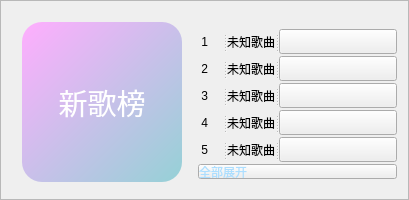
                                    <widget class="QFrame" name="frame_tab_index_music_m_Ranking_up_3">
                                     <property name="minimumSize">
                                      <size>
                                       <width>0</width>
                                       <height>200</height>
                                      </size>
                                     </property>
                                     <property name="maximumSize">
                                      <size>
                                       <width>16777215</width>
                                       <height>200</height>
                                      </size>
                                     </property>
                                     <property name="styleSheet">
                                      <string notr="true"/>
                                     </property>
                                     <property name="frameShape">
                                      <enum>QFrame::StyledPanel</enum>
                                     </property>
                                     <property name="frameShadow">
                                      <enum>QFrame::Raised</enum>
                                     </property>
                                     <layout class="QHBoxLayout" name="horizontalLayout_31">
                                      <item>
                                       <widget class="QWidget" name="widget_tab_index_music_m_Ranking_up_5" native="true">
                                        <property name="minimumSize">
                                         <size>
                                          <width>180</width>
                                          <height>180</height>
                                         </size>
                                        </property>
                                        <property name="maximumSize">
                                         <size>
                                          <width>180</width>
                                          <height>180</height>
                                         </size>
                                        </property>
                                        <property name="styleSheet">
                                         <string notr="true"/>
                                        </property>
                                        <layout class="QVBoxLayout" name="verticalLayout_54">
                                         <property name="spacing">
                                          <number>0</number>
                                         </property>
                                         <property name="leftMargin">
                                          <number>0</number>
                                         </property>
                                         <property name="topMargin">
                                          <number>0</number>
                                         </property>
                                         <property name="rightMargin">
                                          <number>0</number>
                                         </property>
                                         <property name="bottomMargin">
                                          <number>0</number>
                                         </property>
                                         <item alignment="Qt::AlignHCenter|Qt::AlignVCenter">
                                          <widget class="QPushButton" name="pushButton_tab_index_music_m_Ranking_up_14">
                                           <property name="minimumSize">
                                            <size>
                                             <width>160</width>
                                             <height>160</height>
                                            </size>
                                           </property>
                                           <property name="maximumSize">
                                            <size>
                                             <width>160</width>
                                             <height>160</height>
                                            </size>
                                           </property>
                                           <property name="font">
                                            <font>
                                             <family>海报总动员之正体字</family>
                                             <pointsize>22</pointsize>
                                             <weight>50</weight>
                                             <italic>false</italic>
                                             <bold>false</bold>
                                            </font>
                                           </property>
                                           <property name="styleSheet">
                                            <string notr="true">QPushButton{border:none;
font: 22pt &quot;海报总动员之正体字&quot;;
color: rgb(255, 255, 255);
	background-color: qlineargradient(spread:pad, x1:0, y1:0, x2:1, y2:1, stop:0 rgba(255, 174, 254, 255), stop:1 rgba(149, 209, 214, 255));
border-radius:20px;}
QPushButton:hover{  

	padding-bottom:3px; 
}
QPushButton:focus {
      
      outline: 0px;
    }</string>
                                           </property>
                                           <property name="text">
                                            <string>新歌榜</string>
                                           </property>
                                           <property name="iconSize">
                                            <size>
                                             <width>16</width>
                                             <height>16</height>
                                            </size>
                                           </property>
                                          </widget>
                                         </item>
                                        </layout>
                                       </widget>
                                      </item>
                                      <item>
                                       <widget class="QWidget" name="widget_tab_index_music_m_Ranking_up_6" native="true">
                                        <property name="minimumSize">
                                         <size>
                                          <width>0</width>
                                          <height>180</height>
                                         </size>
                                        </property>
                                        <property name="maximumSize">
                                         <size>
                                          <width>16777215</width>
                                          <height>200</height>
                                         </size>
                                        </property>
                                        <property name="font">
                                         <font>
                                          <family>本墨字语</family>
                                         </font>
                                        </property>
                                        <property name="styleSheet">
                                         <string notr="true">QLabel{
border-radius:5px;
text-align :left;
	font: 10pt &quot;黑体&quot;;
}
QLabel:hover{border: 1px solid   qlineargradient(spread:pad, x1:0, y1:0, x2:1, y2:1, stop:0 rgba(89, 188, 255, 255), stop:0.931818 rgba(255, 139, 141, 255));}</string>
                                        </property>
                                        <layout class="QVBoxLayout" name="verticalLayout_43">
                                         <property name="spacing">
                                          <number>0</number>
                                         </property>
                                         <property name="leftMargin">
                                          <number>0</number>
                                         </property>
                                         <property name="topMargin">
                                          <number>15</number>
                                         </property>
                                         <property name="rightMargin">
                                          <number>0</number>
                                         </property>
                                         <property name="bottomMargin">
                                          <number>5</number>
                                         </property>
                                         <item>
                                          <widget class="QSplitter" name="splitter_tab_index_music_m_Ranking_up_11">
                                           <property name="orientation">
                                            <enum>Qt::Horizontal</enum>
                                           </property>
                                           <widget class="QLabel" name="label_tab_index_music_m_Ranking_up_no_11">
                                            <property name="minimumSize">
                                             <size>
                                              <width>25</width>
                                              <height>25</height>
                                             </size>
                                            </property>
                                            <property name="maximumSize">
                                             <size>
                                              <width>25</width>
                                              <height>25</height>
                                             </size>
                                            </property>
                                            <property name="text">
                                             <string> 1</string>
                                            </property>
                                           </widget>
                                           <widget class="QLabel" name="label_tab_index_music_m_Ranking_up_na_11">
                                            <property name="minimumSize">
                                             <size>
                                              <width>0</width>
                                              <height>25</height>
                                             </size>
                                            </property>
                                            <property name="maximumSize">
                                             <size>
                                              <width>16777215</width>
                                              <height>25</height>
                                             </size>
                                            </property>
                                            <property name="text">
                                             <string>未知歌曲</string>
                                            </property>
                                           </widget>
                                           <widget class="QPushButton" name="pushButton_tab_index_music_m_Ranking_up_15">
                                            <property name="minimumSize">
                                             <size>
                                              <width>118</width>
                                              <height>25</height>
                                             </size>
                                            </property>
                                            <property name="maximumSize">
                                             <size>
                                              <width>118</width>
                                              <height>25</height>
                                             </size>
                                            </property>
                                            <property name="text">
                                             <string/>
                                            </property>
                                            <property name="icon">
                                             <iconset resource="../pic/icon.qrc">
                                              <normaloff>:/icon/icon/play.png</normaloff>:/icon/icon/play.png</iconset>
                                            </property>
                                            <property name="iconSize">
                                             <size>
                                              <width>14</width>
                                              <height>14</height>
                                             </size>
                                            </property>
                                           </widget>
                                          </widget>
                                         </item>
                                         <item>
                                          <widget class="QSplitter" name="splitter_tab_index_music_m_Ranking_up_12">
                                           <property name="orientation">
                                            <enum>Qt::Horizontal</enum>
                                           </property>
                                           <widget class="QLabel" name="label_tab_index_music_m_Ranking_up_no_12">
                                            <property name="minimumSize">
                                             <size>
                                              <width>25</width>
                                              <height>25</height>
                                             </size>
                                            </property>
                                            <property name="maximumSize">
                                             <size>
                                              <width>25</width>
                                              <height>25</height>
                                             </size>
                                            </property>
                                            <property name="text">
                                             <string> 2</string>
                                            </property>
                                           </widget>
                                           <widget class="QLabel" name="label_tab_index_music_m_Ranking_up_na_12">
                                            <property name="minimumSize">
                                             <size>
                                              <width>0</width>
                                              <height>25</height>
                                             </size>
                                            </property>
                                            <property name="maximumSize">
                                             <size>
                                              <width>16777215</width>
                                              <height>25</height>
                                             </size>
                                            </property>
                                            <property name="text">
                                             <string>未知歌曲</string>
                                            </property>
                                           </widget>
                                           <widget class="QPushButton" name="pushButton_tab_index_music_m_Ranking_up_16">
                                            <property name="minimumSize">
                                             <size>
                                              <width>118</width>
                                              <height>25</height>
                                             </size>
                                            </property>
                                            <property name="maximumSize">
                                             <size>
                                              <width>118</width>
                                              <height>25</height>
                                             </size>
                                            </property>
                                            <property name="text">
                                             <string/>
                                            </property>
                                            <property name="icon">
                                             <iconset resource="../pic/icon.qrc">
                                              <normaloff>:/icon/icon/play.png</normaloff>:/icon/icon/play.png</iconset>
                                            </property>
                                            <property name="iconSize">
                                             <size>
                                              <width>14</width>
                                              <height>14</height>
                                             </size>
                                            </property>
                                           </widget>
                                          </widget>
                                         </item>
                                         <item>
                                          <widget class="QSplitter" name="splitter_tab_index_music_m_Ranking_up_13">
                                           <property name="orientation">
                                            <enum>Qt::Horizontal</enum>
                                           </property>
                                           <widget class="QLabel" name="label_tab_index_music_m_Ranking_up_no_13">
                                            <property name="minimumSize">
                                             <size>
                                              <width>25</width>
                                              <height>25</height>
                                             </size>
                                            </property>
                                            <property name="maximumSize">
                                             <size>
                                              <width>25</width>
                                              <height>25</height>
                                             </size>
                                            </property>
                                            <property name="text">
                                             <string> 3</string>
                                            </property>
                                           </widget>
                                           <widget class="QLabel" name="label_tab_index_music_m_Ranking_up_na_13">
                                            <property name="minimumSize">
                                             <size>
                                              <width>0</width>
                                              <height>25</height>
                                             </size>
                                            </property>
                                            <property name="maximumSize">
                                             <size>
                                              <width>16777215</width>
                                              <height>25</height>
                                             </size>
                                            </property>
                                            <property name="text">
                                             <string>未知歌曲</string>
                                            </property>
                                           </widget>
                                           <widget class="QPushButton" name="pushButton_tab_index_music_m_Ranking_up_17">
                                            <property name="minimumSize">
                                             <size>
                                              <width>118</width>
                                              <height>25</height>
                                             </size>
                                            </property>
                                            <property name="maximumSize">
                                             <size>
                                              <width>118</width>
                                              <height>25</height>
                                             </size>
                                            </property>
                                            <property name="text">
                                             <string/>
                                            </property>
                                            <property name="icon">
                                             <iconset resource="../pic/icon.qrc">
                                              <normaloff>:/icon/icon/play.png</normaloff>:/icon/icon/play.png</iconset>
                                            </property>
                                            <property name="iconSize">
                                             <size>
                                              <width>14</width>
                                              <height>14</height>
                                             </size>
                                            </property>
                                           </widget>
                                          </widget>
                                         </item>
                                         <item>
                                          <widget class="QSplitter" name="splitter_tab_index_music_m_Ranking_up_14">
                                           <property name="orientation">
                                            <enum>Qt::Horizontal</enum>
                                           </property>
                                           <widget class="QLabel" name="label_tab_index_music_m_Ranking_up_no_14">
                                            <property name="minimumSize">
                                             <size>
                                              <width>25</width>
                                              <height>25</height>
                                             </size>
                                            </property>
                                            <property name="maximumSize">
                                             <size>
                                              <width>25</width>
                                              <height>25</height>
                                             </size>
                                            </property>
                                            <property name="text">
                                             <string> 4</string>
                                            </property>
                                           </widget>
                                           <widget class="QLabel" name="label_tab_index_music_m_Ranking_up_na_14">
                                            <property name="minimumSize">
                                             <size>
                                              <width>0</width>
                                              <height>25</height>
                                             </size>
                                            </property>
                                            <property name="maximumSize">
                                             <size>
                                              <width>16777215</width>
                                              <height>25</height>
                                             </size>
                                            </property>
                                            <property name="styleSheet">
                                             <string notr="true"/>
                                            </property>
                                            <property name="text">
                                             <string>未知歌曲</string>
                                            </property>
                                           </widget>
                                           <widget class="QPushButton" name="pushButton_tab_index_music_m_Ranking_up_18">
                                            <property name="minimumSize">
                                             <size>
                                              <width>118</width>
                                              <height>25</height>
                                             </size>
                                            </property>
                                            <property name="maximumSize">
                                             <size>
                                              <width>118</width>
                                              <height>25</height>
                                             </size>
                                            </property>
                                            <property name="text">
                                             <string/>
                                            </property>
                                            <property name="icon">
                                             <iconset resource="../pic/icon.qrc">
                                              <normaloff>:/icon/icon/play.png</normaloff>:/icon/icon/play.png</iconset>
                                            </property>
                                            <property name="iconSize">
                                             <size>
                                              <width>14</width>
                                              <height>14</height>
                                             </size>
                                            </property>
                                           </widget>
                                          </widget>
                                         </item>
                                         <item>
                                          <widget class="QSplitter" name="splitter_tab_index_music_m_Ranking_up_15">
                                           <property name="orientation">
                                            <enum>Qt::Horizontal</enum>
                                           </property>
                                           <widget class="QLabel" name="label_tab_index_music_m_Ranking_up_no_15">
                                            <property name="minimumSize">
                                             <size>
                                              <width>25</width>
                                              <height>25</height>
                                             </size>
                                            </property>
                                            <property name="maximumSize">
                                             <size>
                                              <width>25</width>
                                              <height>25</height>
                                             </size>
                                            </property>
                                            <property name="text">
                                             <string> 5</string>
                                            </property>
                                           </widget>
                                           <widget class="QLabel" name="label_tab_index_music_m_Ranking_up_na_15">
                                            <property name="minimumSize">
                                             <size>
                                              <width>0</width>
                                              <height>25</height>
                                             </size>
                                            </property>
                                            <property name="maximumSize">
                                             <size>
                                              <width>16777215</width>
                                              <height>25</height>
                                             </size>
                                            </property>
                                            <property name="styleSheet">
                                             <string notr="true"/>
                                            </property>
                                            <property name="text">
                                             <string>未知歌曲</string>
                                            </property>
                                           </widget>
                                           <widget class="QPushButton" name="pushButton_tab_index_music_m_Ranking_up_19">
                                            <property name="minimumSize">
                                             <size>
                                              <width>118</width>
                                              <height>25</height>
                                             </size>
                                            </property>
                                            <property name="maximumSize">
                                             <size>
                                              <width>118</width>
                                              <height>25</height>
                                             </size>
                                            </property>
                                            <property name="text">
                                             <string/>
                                            </property>
                                            <property name="icon">
                                             <iconset resource="../pic/icon.qrc">
                                              <normaloff>:/icon/icon/play.png</normaloff>:/icon/icon/play.png</iconset>
                                            </property>
                                            <property name="iconSize">
                                             <size>
                                              <width>14</width>
                                              <height>14</height>
                                             </size>
                                            </property>
                                           </widget>
                                          </widget>
                                         </item>
                                         <item>
                                          <widget class="QPushButton" name="open_all_Bt_3">
                                           <property name="minimumSize">
                                            <size>
                                             <width>0</width>
                                             <height>15</height>
                                            </size>
                                           </property>
                                           <property name="maximumSize">
                                            <size>
                                             <width>16777215</width>
                                             <height>15</height>
                                            </size>
                                           </property>
                                           <property name="styleSheet">
                                            <string notr="true">color: qlineargradient(spread:pad, x1:0, y1:0, x2:1, y2:1, stop:0 rgba(153, 210, 192, 255), stop:1 rgba(172, 222, 255, 255));
text-align :left;
font: 9pt &quot;海报总动员之正体字&quot;;</string>
                                           </property>
                                           <property name="text">
                                            <string>全部展开</string>
                                           </property>
                                          </widget>
                                         </item>
                                        </layout>
                                       </widget>
                                      </item>
                                     </layout>
                                    </widget>
